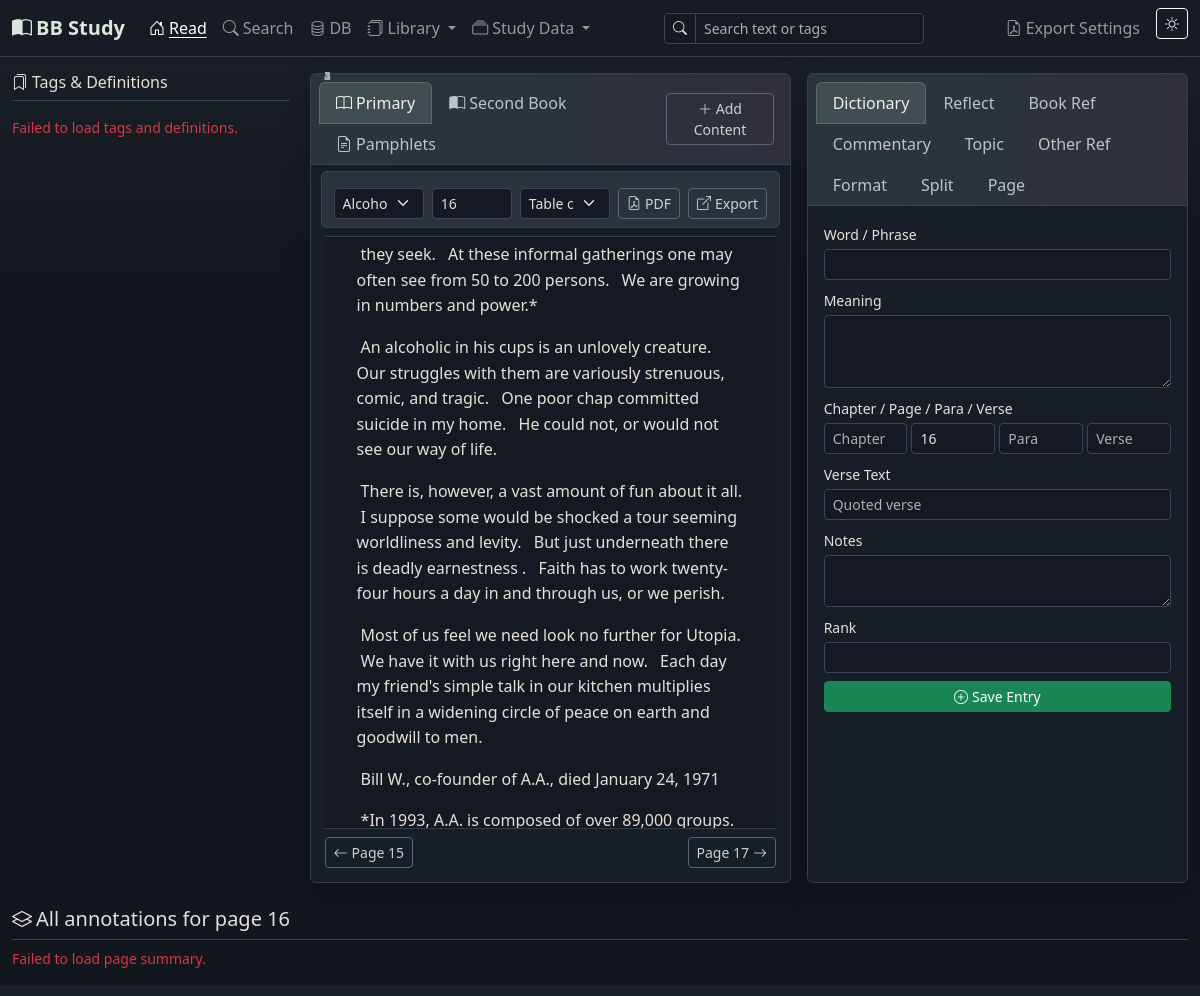
The page / on the database its author committed.
### app/models.py (models this page shows, shortened)
class Setting(db.Model):
    __tablename__ = 'settings'
    id = db.Column(db.Integer, primary_key=True)
    key = db.Column(db.String(100), unique=True, nullable=False)
    value = db.Column(db.Text, default='')

class BookContent(db.Model):
    __tablename__ = 'book_content'
    id = db.Column(db.Integer, primary_key=True)
    book_id = db.Column(db.Integer, db.ForeignKey('books.id'), nullable=False)
    content_mode = db.Column(db.String(20), nullable=False, default='sentence')
    chapter_number = db.Column(db.String(20))
    chapter_name = db.Column(db.String(100))
    chapter = db.Column(db.String(100))
    page = db.Column(db.String(20))
    relative_page_number = db.Column(db.Integer)
    paragraph = db.Column(db.Integer)
    verse = db.Column(db.Integer)
    content = db.Column(db.Text, nullable=False)
    created_at = db.Column(db.DateTime, default=datetime.utcnow)
    topics = db.relationship('ContentTopic', backref='content', lazy=True,
                             cascade='all, delete-orphan',
                             foreign_keys='ContentTopic.book_content_id')

### app/routes/main.py (the view)
@main_bp.route('/')
def index():
    theme = get_theme()
    book_id = request.args.get('book_id', type=int)
    current_book = Book.query.get(book_id) if book_id else get_current_book()
    current_page = request.args.get('page') or (
        get_book_page(current_book.id, get_current_page()) if current_book else get_current_page()
    )
    content_mode = 'sentence'
    secondary_book_id = request.args.get('secondary_book_id', type=int)
    secondary_book = Book.query.get(secondary_book_id) if secondary_book_id else get_current_secondary_book()
    secondary_page = request.args.get('secondary_page') or (
        get_secondary_book_page(secondary_book.id, '1') if secondary_book else '1'
    )
    secondary_content_mode = 'sentence'
    books = Book.query.order_by(Book.title).all()
    if current_book:
        _set_setting('current_book_id', current_book.id)
        if current_page:
            _set_setting('current_page', current_page)
            _set_setting(_book_position_key(current_book.id, 'page'), current_page)
    if secondary_book:
        _set_setting('current_secondary_book_id', secondary_book.id)
        if secondary_page:
            _set_setting(_secondary_book_position_key(secondary_book.id, 'page'), secondary_page)
    primary_state = _build_reader_state(current_book, current_page)
    secondary_state = _build_reader_state(secondary_book, secondary_page)
    return render_template('index.html',
                           theme=theme,
                           current_book=current_book,
                           current_page=current_page,
                           previous_page=primary_state['previous_page'],
                           next_page=primary_state['next_page'],
                           content_mode=content_mode,
                           page_content=primary_state['page_content'],
                           content_formats=primary_state['content_formats'],
                           toc_entries=primary_state['toc_entries'],
                           secondary_book=secondary_book,
                           secondary_page=secondary_page,
                           secondary_previous_page=secondary_state['previous_page'],
                           secondary_next_page=secondary_state['next_page'],
                           secondary_content_mode=secondary_content_mode,
                           secondary_page_content=secondary_state['page_content'],
                           secondary_content_formats=secondary_state['content_formats'],
                           secondary_toc_entries=secondary_state['toc_entries'],
                           books=books)

### app/templates/index.html (shortened to what this page needs)
{% extends 'base.html' %}
{% block navbar_tools %}
<div class="d-flex align-items-center gap-2 my-2 my-lg-0 me-lg-2">
  <div class="position-relative">
    <div class="input-group input-group-sm" style="width:260px;">
      <span class="input-group-text"><i class="bi bi-search"></i></span>
      <input id="readSearchQuery" type="text" class="form-control" placeholder="Search text or tags">
    </div>
  </div>
</div>
{% endblock %}
{% block content %}
<div class="row g-3">
  <aside class="col-xl-3 page-study-rail {% if not current_book %}d-none{% endif %}" aria-label="Tags and definitions">
    <div class="page-study-rail-inner">
      <h6 class="border-bottom pb-2 mb-3">
        <i class="bi bi-bookmarks me-1"></i>Tags &amp; Definitions
      </h6>
      <div id="pageStudyRail" class="page-study-stack">
      </div>
    </div>
  </aside>
  <div class="col-lg-7 {% if current_book %}col-xl-5{% else %}col-xl-7{% endif %}">
    <div class="card h-100">
      <div class="card-header d-flex justify-content-between align-items-center">
        <ul class="nav nav-tabs card-header-tabs" id="bookPaneTabs">
          <li class="nav-item">
            <button class="nav-link active" data-bs-toggle="tab" data-bs-target="#primaryBookPane">
              <i class="bi bi-book me-1"></i>Primary
            </button>
          </li>
          <li class="nav-item">
            <button class="nav-link" data-bs-toggle="tab" data-bs-target="#secondaryBookPane">
              <i class="bi bi-book-half me-1"></i>Second Book
            </button>
          </li>
          <li class="nav-item">
            <button class="nav-link" data-bs-toggle="tab" data-bs-target="#pamphletBookPane">
              <i class="bi bi-file-earmark-text me-1"></i>Pamphlets
            </button>
          </li>
        </ul>
        <button class="btn btn-sm btn-outline-secondary" data-bs-toggle="modal" data-bs-target="#addContentModal">
          <i class="bi bi-plus-lg"></i> Add Content
        </button>
      </div>
      <div class="card-body tab-content book-pane-body">
        <div class="tab-pane fade show active" id="primaryBookPane">
          <div class="reader-controls row g-2 align-items-center mb-2">
            <div class="col-12 col-md">
              <select id="bookSelect" class="form-select form-select-sm">
                {% for b in books %}
                  <option value="{{ b.id }}" {% if current_book and current_book.id == b.id %}selected{% endif %}>
                    {{ b.title }}
                  </option>
                {% endfor %}
              </select>
            </div>
            <div class="col-auto">
              <input id="pageInput" type="text" class="form-control form-control-sm" style="width:80px;"
                     value="{{ current_page }}" placeholder="Page">
            </div>
            {% if toc_entries %}
            <div class="col-12 col-md">
              <select id="primaryTocSelect" class="form-select form-select-sm">
                <option value="">Table of contents</option>
              </select>
            </div>
            {% endif %}
            <div class="col-auto">
              {% if current_book and current_book.pdf_path %}
                <a class="btn btn-sm btn-outline-secondary" href="{{ url_for('main.book_pdf', book_id=current_book.id) }}" target="_blank" rel="noopener">
                  <i class="bi bi-file-earmark-pdf me-1"></i>PDF
                </a>
              {% endif %}
            </div>
            <div class="col-auto">
              {% if current_book %}
                <a class="btn btn-sm btn-outline-secondary" href="{{ url_for('main.export_page_pdf', book_id=current_book.id, page=current_page) }}" target="_blank" rel="noopener">
                  <i class="bi bi-box-arrow-up-right me-1"></i>Export
                </a>
              {% endif %}
            </div>
          </div>
          <div class="book-content-scroll" id="pageContentArea">
            {% if page_content %}
              {% set cur_para = namespace(val=None) %}
              {% for item in page_content %}
                {% if item.paragraph != cur_para.val %}
                  {% if cur_para.val is not none %}</p>{% endif %}
                  <p class="book-paragraph" data-paragraph="{{ item.paragraph }}">
                  {% set cur_para.val = item.paragraph %}
                {% endif %}
                {% set verse_key = item.paragraph ~ '-' ~ item.verse %}
                {% set fmt = content_formats.get(verse_key) %}
                <span class="verse-fragment sentence-verse {{ 'formatted-bold' if fmt and fmt.is_bold else '' }} {{ 'formatted-italic' if fmt and fmt.is_italic else '' }} {{ 'formatted-role-' ~ fmt.content_role if fmt and fmt.content_role and fmt.content_role != 'body' else '' }} {{ 'formatted-align-' ~ fmt.alignment_override if fmt and fmt.alignment_override else '' }}"
                      data-is-bold="{{ 'true' if fmt and fmt.is_bold else 'false' }}"
                      data-is-italic="{{ 'true' if fmt and fmt.is_italic else 'false' }}"
                      data-content-role="{{ fmt.content_role if fmt and fmt.content_role else 'body' }}"
                      data-alignment-override="{{ fmt.alignment_override if fmt and fmt.alignment_override else '' }}"
                      data-content-id="{{ item.id }}"
                      data-content-mode="sentence"
                      data-raw-content="{{ item.content }}"
                      data-verse-key="{{ verse_key }}"
                      data-chapter="{{ item.chapter_name or item.chapter or '' }}"
                      data-page="{{ item.page }}"
                      data-paragraph="{{ item.paragraph }}"
                      data-verse="{{ item.verse }}"><sup class="content-number">{{ item.verse }}</sup>{{ item.content }} </span>
              {% endfor %}
              {% if page_content %}</p>{% endif %}
            {% elif current_book %}
              <p class="text-muted fst-italic">No content stored for this page yet.</p>
            {% else %}
              <p class="text-muted fst-italic">Select a book and page to begin reading.</p>
            {% endif %}
          </div>
          {% if current_book %}
          <div class="reader-footer d-flex justify-content-between align-items-center mt-2">
            <div>
              {% if previous_page %}
              <a class="btn btn-sm btn-outline-secondary"
                 href="{{ url_for('main.index', book_id=current_book.id, page=previous_page, secondary_book_id=secondary_book.id if secondary_book else none, secondary_page=secondary_page if secondary_book else none) }}">
                <i class="bi bi-arrow-left me-1"></i>Page {{ previous_page }}
              </a>
              {% endif %}
            </div>
            <div>
              {% if next_page %}
              <a class="btn btn-sm btn-outline-secondary"
                 href="{{ url_for('main.index', book_id=current_book.id, page=next_page, secondary_book_id=secondary_book.id if secondary_book else none, secondary_page=secondary_page if secondary_book else none) }}">
                Page {{ next_page }}<i class="bi bi-arrow-right ms-1"></i>
              </a>
              {% endif %}
            </div>
          </div>
          {% endif %}
        </div>
      </div>
    </div>
  </div>
  <div class="col-lg-5 col-xl-4">
    <div class="card h-100">
      <div class="card-header">
        <ul class="nav nav-tabs card-header-tabs" id="entryTabs">
          <li class="nav-item">
            <button class="nav-link active" data-bs-toggle="tab" data-bs-target="#tabDict">
              Dictionary
            </button>
          </li>
          <li class="nav-item">
            <button class="nav-link" data-bs-toggle="tab" data-bs-target="#tabReflect">
              Reflect
            </button>
          </li>
          <li class="nav-item">
            <button class="nav-link" data-bs-toggle="tab" data-bs-target="#tabRef">
              Book Ref
            </button>
          </li>
          <li class="nav-item">
            <button class="nav-link" data-bs-toggle="tab" data-bs-target="#tabComm">
              Commentary
            </button>
          </li>
          <li class="nav-item">
            <button class="nav-link" data-bs-toggle="tab" data-bs-target="#tabTopic">
              Topic
            </button>
          </li>
          <li class="nav-item">
            <button class="nav-link" data-bs-toggle="tab" data-bs-target="#tabSrc">
              Other Ref
            </button>
          </li>
          <li class="nav-item">
            <button class="nav-link" data-bs-toggle="tab" data-bs-target="#tabFormat">
              Format
            </button>
          </li>
          <li class="nav-item">
            <button class="nav-link" data-bs-toggle="tab" data-bs-target="#tabSplit">
              Split
            </button>
          </li>
          <li class="nav-item">
            <button class="nav-link" data-bs-toggle="tab" data-bs-target="#tabPageFormat">
              Page
            </button>
          </li>
        </ul>
      </div>
      <div class="card-body tab-content overflow-auto" style="max-height:60vh;">
        <div class="tab-pane fade show active" id="tabDict">
          <form id="dictForm" class="mb-0">
            <div class="mb-2">
              <label class="form-label small mb-1">Word / Phrase</label>
              <input type="text" class="form-control form-control-sm" id="dictWord" required>
            </div>
            <div class="mb-2">
              <label class="form-label small mb-1">Meaning</label>
              <textarea class="form-control form-control-sm" id="dictMeaning" rows="3" required></textarea>
            </div>
            <div class="mb-2">
              <label class="form-label small mb-1">Chapter / Page / Para / Verse</label>
              <div class="row g-1">
                <div class="col"><input type="text" class="form-control form-control-sm" id="dictChapter" placeholder="Chapter"></div>
                <div class="col"><input type="text" class="form-control form-control-sm" id="dictPage" placeholder="Page"></div>
                <div class="col"><input type="number" class="form-control form-control-sm" id="dictPara" placeholder="Para"></div>
                <div class="col"><input type="number" class="form-control form-control-sm" id="dictLine" placeholder="Verse"></div>
              </div>
            </div>
            <div class="mb-2">
              <label class="form-label small mb-1">Verse Text</label>
              <input type="text" class="form-control form-control-sm" id="dictLineText" placeholder="Quoted verse">
            </div>
            <div class="mb-2">
              <label class="form-label small mb-1">Notes</label>
              <textarea class="form-control form-control-sm" id="dictNotes" rows="2"></textarea>
            </div>
            <div class="mb-2">
              <label class="form-label small mb-1">Rank</label>
              <input type="number" class="form-control form-control-sm" id="dictRank" min="1" step="1">
            </div>
            <button type="submit" class="btn btn-sm btn-success w-100">
              <i class="bi bi-plus-circle me-1"></i>Save Entry
            </button>
          </form>
        </div>
      </div>
    </div>
  </div>
</div>
<div class="mt-4" id="pageSummarySection">
  {% if current_book %}
  <h5 class="border-bottom pb-2">
    <i class="bi bi-layers me-1"></i>All annotations for page <span id="summaryPageLabel">{{ current_page }}</span>
  </h5>
  <div id="pageSummary" class="summary-masonry">
  </div>
  {% endif %}
</div>
{% endblock %}

### rows shown on the page
Setting: value "16"
BookContent: verse "1", content "they seek."
BookContent: verse "2", content "At these informal gatherings one may often see from 50 to 200 persons."
BookContent: verse "3", content "We are growing in numbers and power.*"
BookContent: verse "1", content "An alcoholic in his cups is an unlovely creature."
BookContent: verse "2", content "Our struggles with them are variously strenuous, comic, and tragic."
BookContent: verse "3", content "One poor chap committed suicide in my home."
BookContent: verse "4", content "He could not, or would not see our way of life."
BookContent: verse "1", content "There is, however, a vast amount of fun about it all."
BookContent: verse "2", content "I suppose some would be shocked a tour seeming worldliness and levity."
BookContent: verse "3", content "But just underneath there is deadly earnestness ."
BookContent: verse "4", content "Faith has to work twenty-four hours a day in and through us, or we perish."
BookContent: verse "1", content "Most of us feel we need look no further for Utopia."
BookContent: verse "2", content "We have it with us right here and now."
BookContent: verse "3", content "Each day my friend's simple talk in our kitchen multiplies itself in a widening circle of peace on earth and goodwill to men."
BookContent: verse "1", content "Bill W., co-founder of A.A., died January 24, 1971"
BookContent: verse "1", content "*In 1993, A.A. is composed of over 89,000 groups."

### other values the page prints
{{ previous_page }} "15"
{{ next_page }} "17"
form field value "Alcoholics Anonymous"
